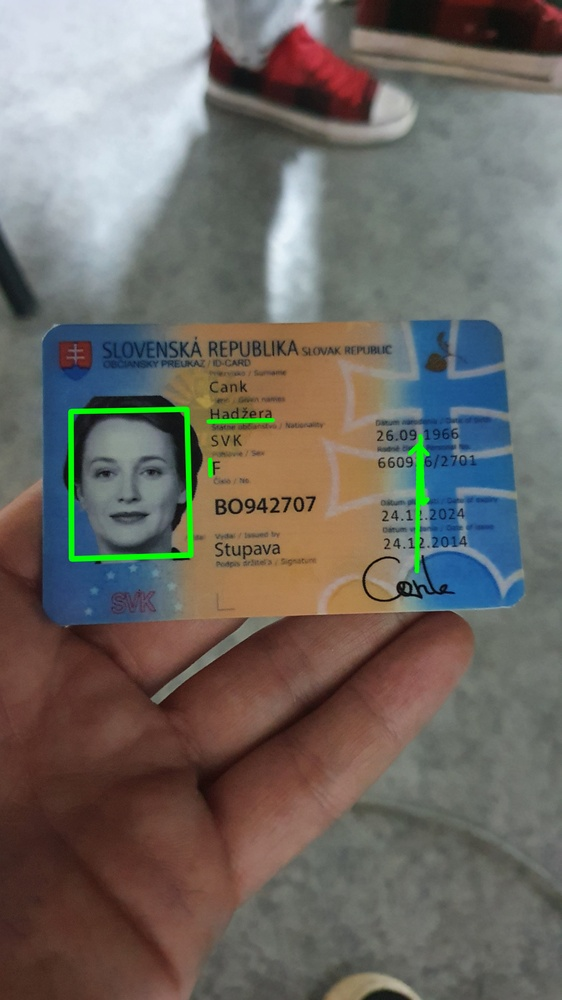
#> input picture 88_3_forgery.jpg, 562 x 1000 px, shrunk from 2268 x 4032 before the run
$ jupyter execute nir.ipynb
#> lines starting #> are read from the running program, lines starting #| are printed output that depends on the picture; after the words box and inside, x2 and y2 are one past the last pixel; in counts of white or black regions, pixels touching at a corner belong together
[cell 1]
import matplotlib.pyplot as plt
import numpy as np

import cv2

[cell 2]
img = cv2.imread('./88_3_forgery.jpg')
#> img is the input picture: shape (1000, 562, 3); mean B, G, R 100.4, 106, 110.8
img = cv2.cvtColor(img, cv2.COLOR_BGR2RGB)
plt.imshow(img)
plt.show()

[cell 3]
light_green = (60, 100, 100)
dark_green = (80, 255, 255)

[cell 4]
from matplotlib.colors import hsv_to_rgb
lo_square = np.full((10, 10, 3), light_green, dtype=np.uint8) / 255.0
do_square = np.full((10, 10, 3), dark_green, dtype=np.uint8) / 255.0
plt.subplot(1, 2, 1)
plt.imshow(hsv_to_rgb(do_square))
plt.subplot(1, 2, 2)
plt.imshow(hsv_to_rgb(lo_square))
plt.show()
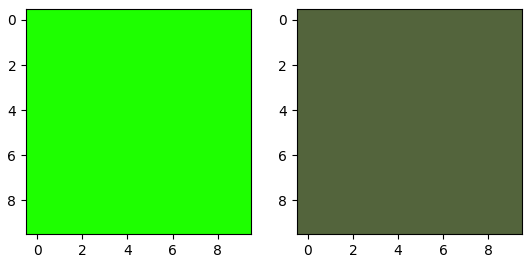
#> figure drawn by matplotlib, 2 panels

[cell 5]
hsv_nemo = cv2.cvtColor(img, cv2.COLOR_RGB2HSV)
#> hsv_nemo: shape (1000, 562, 3); mean H, S, V 51.8, 72.5, 123.8

mask = cv2.inRange(hsv_nemo, light_green, dark_green)
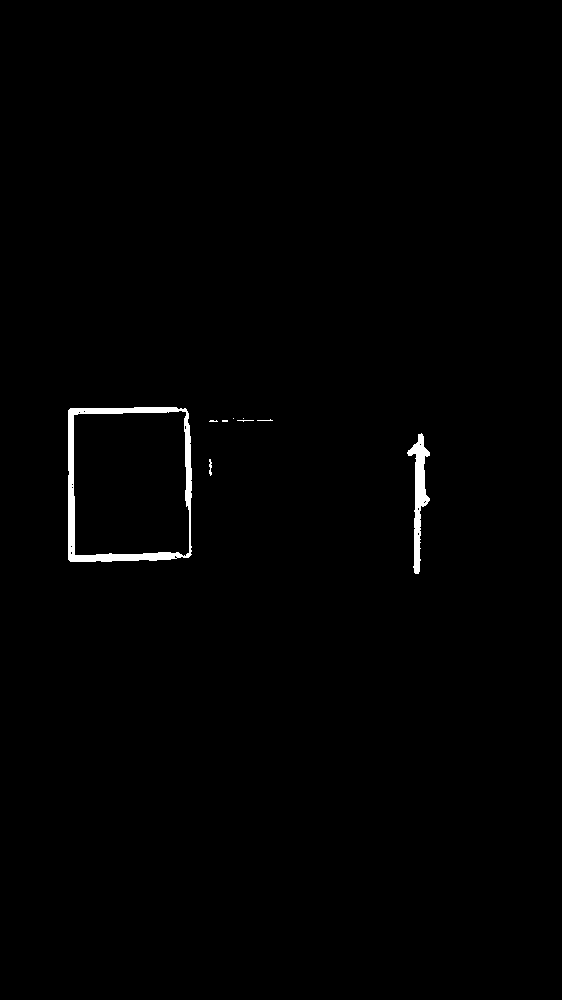
#> mask: shape (1000, 562); 0.77% white; 9 white regions (6 under 20 px), largest, box (x1, y1, x2, y2) and area: (68, 407, 192, 562) 3030, (407, 433, 430, 574) 1217, (209, 459, 212, 476) 35
result = cv2.bitwise_and(img, img, mask=mask)
plt.figure(figsize=(15, 5))
plt.subplot(1, 2, 1)
plt.imshow(mask, cmap="gray")
plt.subplot(1, 2, 2)
plt.imshow(result)
plt.show()
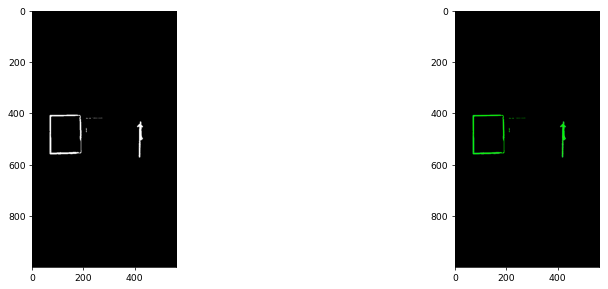
#> figure drawn by matplotlib, 2 panels
